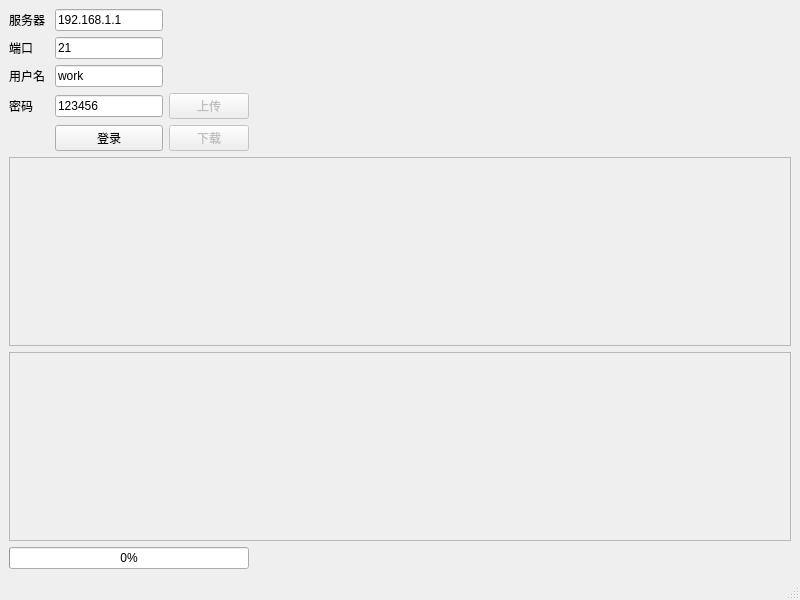
<?xml version="1.0" encoding="UTF-8"?>
<ui version="4.0">
 <class>MainWindow</class>
 <widget class="QMainWindow" name="MainWindow">
  <property name="geometry">
   <rect>
    <x>0</x>
    <y>0</y>
    <width>800</width>
    <height>600</height>
   </rect>
  </property>
  <property name="windowTitle">
   <string>FTP Client Demo</string>
  </property>
  <widget class="QWidget" name="centralwidget">
   <layout class="QGridLayout" name="gridLayout_2" columnstretch="0,1">
    <item row="0" column="0">
     <layout class="QGridLayout" name="gridLayout">
      <item row="3" column="0">
       <widget class="QLabel" name="label_3">
        <property name="text">
         <string>密码</string>
        </property>
       </widget>
      </item>
      <item row="1" column="0">
       <widget class="QLabel" name="label_4">
        <property name="text">
         <string>端口</string>
        </property>
       </widget>
      </item>
      <item row="2" column="0">
       <widget class="QLabel" name="label_2">
        <property name="text">
         <string>用户名</string>
        </property>
       </widget>
      </item>
      <item row="4" column="1">
       <widget class="QPushButton" name="pushButton_login">
        <property name="text">
         <string>登录</string>
        </property>
       </widget>
      </item>
      <item row="0" column="0">
       <widget class="QLabel" name="label">
        <property name="text">
         <string>服务器</string>
        </property>
       </widget>
      </item>
      <item row="2" column="1">
       <widget class="QLineEdit" name="lineEdit_ftpUser">
        <property name="text">
         <string>work</string>
        </property>
       </widget>
      </item>
      <item row="3" column="1">
       <widget class="QLineEdit" name="lineEdit_ftpPasswd">
        <property name="text">
         <string>123456</string>
        </property>
       </widget>
      </item>
      <item row="1" column="1">
       <widget class="QLineEdit" name="lineEdit_ftpPort">
        <property name="text">
         <string>21</string>
        </property>
       </widget>
      </item>
      <item row="0" column="1">
       <widget class="QLineEdit" name="lineEdit_ftpHost">
        <property name="text">
         <string>192.168.1.1</string>
        </property>
       </widget>
      </item>
      <item row="4" column="0">
       <spacer name="horizontalSpacer">
        <property name="orientation">
         <enum>Qt::Horizontal</enum>
        </property>
        <property name="sizeHint" stdset="0">
         <size>
          <width>40</width>
          <height>20</height>
         </size>
        </property>
       </spacer>
      </item>
      <item row="3" column="2">
       <widget class="QPushButton" name="pushButton_upload">
        <property name="enabled">
         <bool>false</bool>
        </property>
        <property name="text">
         <string>上传</string>
        </property>
       </widget>
      </item>
      <item row="4" column="2">
       <widget class="QPushButton" name="pushButton_download">
        <property name="enabled">
         <bool>false</bool>
        </property>
        <property name="text">
         <string>下载</string>
        </property>
       </widget>
      </item>
     </layout>
    </item>
    <item row="0" column="1">
     <spacer name="horizontalSpacer_2">
      <property name="orientation">
       <enum>Qt::Horizontal</enum>
      </property>
      <property name="sizeHint" stdset="0">
       <size>
        <width>500</width>
        <height>20</height>
       </size>
      </property>
     </spacer>
    </item>
    <item row="1" column="0" colspan="2">
     <widget class="QListWidget" name="listWidget_dirs">
      <property name="enabled">
       <bool>false</bool>
      </property>
     </widget>
    </item>
    <item row="2" column="0" colspan="2">
     <widget class="QListWidget" name="listWidget_Files">
      <property name="enabled">
       <bool>false</bool>
      </property>
     </widget>
    </item>
    <item row="3" column="0">
     <widget class="QProgressBar" name="progressBar">
      <property name="value">
       <number>0</number>
      </property>
     </widget>
    </item>
   </layout>
  </widget>
  <widget class="QMenuBar" name="menubar">
   <property name="geometry">
    <rect>
     <x>0</x>
     <y>0</y>
     <width>800</width>
     <height>21</height>
    </rect>
   </property>
  </widget>
  <widget class="QStatusBar" name="statusbar"/>
 </widget>
 <resources/>
 <connections/>
</ui>
